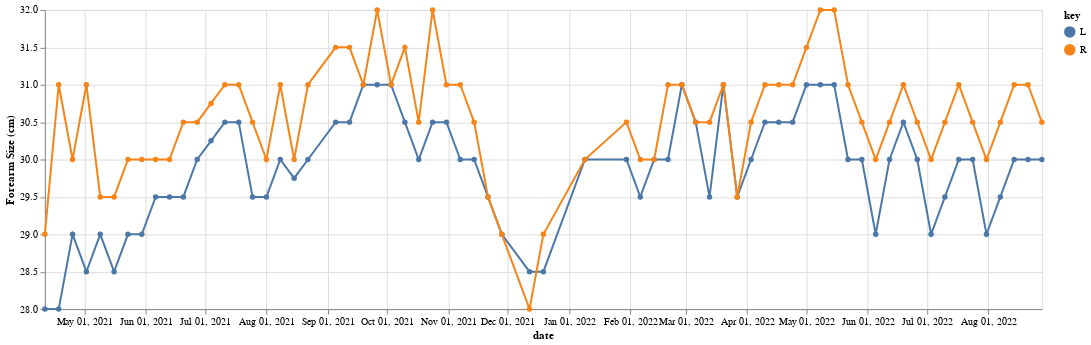

The notebook cell this image was saved under:
### Code cell
# Forearms
chart = make_chart_LR(12,13)

chart

### Figure 1 — Vega-Lite specification as saved in the notebook (floating-point values rounded to 4 significant figures)
{"$schema": "https://vega.github.io/schema/vega-lite/v4.17.0.json", "config": {"view": {"continuousHeight": 300, "continuousWidth": 400}}, "data": {"name": "data-ff8031a55406b084d7da0e4dfa3644c5"}, "datasets": {"data-ff8031a55406b084d7da0e4dfa3644c5": [{"L": 28, "R": 29, "date": "2021-04-11T00:00:00"}, {"L": 28, "R": 31, "date": "2021-04-18T00:00:00"}, {"L": 29, "R": 30, "date": "2021-04-25T00:00:00"}, {"L": 28.5, "R": 31, "date": "2021-05-02T00:00:00"}, {"L": 29, "R": 29.5, "date": "2021-05-09T00:00:00"}, {"L": 28.5, "R": 29.5, "date": "2021-05-16T00:00:00"}, {"L": 29, "R": 30, "date": "2021-05-23T00:00:00"}, {"L": 29, "R": 30, "date": "2021-05-30T00:00:00"}, {"L": 29.5, "R": 30, "date": "2021-06-06T00:00:00"}, {"L": 29.5, "R": 30, "date": "2021-06-13T00:00:00"}, {"L": 29.5, "R": 30.5, "date": "2021-06-20T00:00:00"}, {"L": 30, "R": 30.5, "date": "2021-06-27T00:00:00"}, {"L": null, "R": null, "date": "2021-07-04T00:00:00"}, {"L": 30.5, "R": 31, "date": "2021-07-11T00:00:00"}, {"L": 30.5, "R": 31, "date": "2021-07-18T00:00:00"}, {"L": 29.5, "R": 30.5, "date": "2021-07-25T00:00:00"}, {"L": 29.5, "R": 30, "date": "2021-08-01T00:00:00"}, {"L": 30, "R": 31, "date": "2021-08-08T00:00:00"}, {"L": 29.75, "R": 30, "date": "2021-08-15T00:00:00"}, {"L": 30, "R": 31, "date": "2021-08-22T00:00:00"}, {"L": 30.5, "R": 31.5, "date": "2021-09-05T00:00:00"}, {"L": 30.5, "R": 31.5, "date": "2021-09-12T00:00:00"}, {"L": 31, "R": 31, "date": "2021-09-19T00:00:00"}, {"L": 31, "R": 32, "date": "2021-09-26T00:00:00"}, {"L": 31, "R": 31, "date": "2021-10-03T00:00:00"}, {"L": 30.5, "R": 31.5, "date": "2021-10-10T00:00:00"}, {"L": 30, "R": 30.5, "date": "2021-10-17T00:00:00"}, {"L": 30.5, "R": 32, "date": "2021-10-24T00:00:00"}, {"L": 30.5, "R": 31, "date": "2021-10-31T00:00:00"}, {"L": 30, "R": 31, "date": "2021-11-07T00:00:00"}, {"L": 30, "R": 30.5, "date": "2021-11-14T00:00:00"}, {"L": 29.5, "R": 29.5, "date": "2021-11-21T00:00:00"}, {"L": 29, "R": 29, "date": "2021-11-28T00:00:00"}, {"L": 28.5, "R": 28, "date": "2021-12-12T00:00:00"}, {"L": 28.5, "R": 29, "date": "2021-12-19T00:00:00"}, {"L": 30, "R": 30, "date": "2022-01-09T00:00:00"}, {"L": 30, "R": 30.5, "date": "2022-01-30T00:00:00"}, {"L": 29.5, "R": 30, "date": "2022-02-06T00:00:00"}, {"L": 30, "R": 30, "date": "2022-02-13T00:00:00"}, {"L": 30, "R": 31, "date": "2022-02-20T00:00:00"}, {"L": 31, "R": 31, "date": "2022-02-27T00:00:00"}, {"L": 30.5, "R": 30.5, "date": "2022-03-06T00:00:00"}, {"L": 29.5, "R": 30.5, "date": "2022-03-13T00:00:00"}, {"L": 31, "R": 31, "date": "2022-03-20T00:00:00"}, {"L": 29.5, "R": 29.5, "date": "2022-03-27T00:00:00"}, {"L": 30, "R": 30.5, "date": "2022-04-03T00:00:00"}, {"L": 30.5, "R": 31, "date": "2022-04-10T00:00:00"}, {"L": null, "R": null, "date": "2022-04-17T00:00:00"}, {"L": 30.5, "R": 31, "date": "2022-04-24T00:00:00"}, {"L": 31, "R": 31.5, "date": "2022-05-01T00:00:00"}, {"L": 31, "R": 32, "date": "2022-05-08T00:00:00"}, {"L": 31, "R": 32, "date": "2022-05-15T00:00:00"}, {"L": 30, "R": 31, "date": "2022-05-22T00:00:00"}, {"L": 30, "R": 30.5, "date": "2022-05-29T00:00:00"}, {"L": 29, "R": 30, "date": "2022-06-05T00:00:00"}, {"L": 30, "R": 30.5, "date": "2022-06-12T00:00:00"}, {"L": 30.5, "R": 31, "date": "2022-06-19T00:00:00"}, {"L": 30, "R": 30.5, "date": "2022-06-26T00:00:00"}, {"L": 29, "R": 30, "date": "2022-07-03T00:00:00"}, {"L": 29.5, "R": 30.5, "date": "2022-07-10T00:00:00"}, {"L": 30, "R": 31, "date": "2022-07-17T00:00:00"}, {"L": 30, "R": 30.5, "date": "2022-07-24T00:00:00"}, {"L": 29, "R": 30, "date": "2022-07-31T00:00:00"}, {"L": 29.5, "R": 30.5, "date": "2022-08-07T00:00:00"}, {"L": 30, "R": 31, "date": "2022-08-14T00:00:00"}, {"L": 30, "R": 31, "date": "2022-08-21T00:00:00"}, {"L": 30, "R": 30.5, "date": "2022-08-28T00:00:00"}]}, "encoding": {"color": {"field": "key", "type": "nominal"}, "x": {"axis": {"grid": true}, "field": "date", "sort": "-x", "timeUnit": "yearmonthdate", "title": "date", "type": "temporal"}, "y": {"field": "value", "impute": {"frame": [-1, 1], "method": "mean"}, "scale": {"zero": false}, "title": "Forearm Size (cm)", "type": "quantitative"}}, "mark": {"point": true, "type": "line"}, "transform": [{"fold": ["L", "R"]}], "width": 1000}
